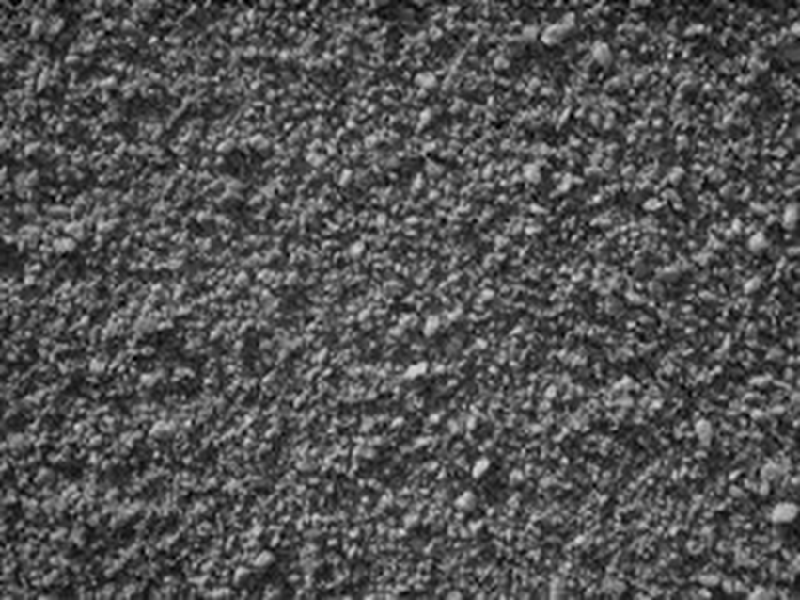
//> input picture sonar_sim_cloud/cloudImgs/stucci1.jpg, 800 x 600 px
$ ./sonar_blob ../sonar_sim_cloud/cloudImgs/stucci1.jpg   (built with g++ and OpenCV 4)
//> lines starting //> are read from the running program, lines starting //| are printed output that depends on the picture; after the words box and inside, x2 and y2 are one past the last pixel; in counts of white or black regions, pixels touching at a corner belong together
#include "opencv2/imgproc/imgproc.hpp"
#include "opencv2/highgui/highgui.hpp"
#include <iostream>
#include <stdlib.h>
#include <stdio.h>

using namespace cv;
using namespace std;

Mat src_img, gray_img, filter_img, binary_img, morph_img_tmp, morph_img, components_img, boxes_img;
RNG rng(12345);
int filter_type = 0;
int thresh_level = 100;
int thresh_type = 3;
int morph_type = 0;
int morph_size = 1;
int morph_iterations = 2;
const int max_filter_type = 2;
const int max_thresh_level = 255;
const int max_thresh_type = 4;
const int max_morph_type = 2;
const int max_morph_size = 5;
const int max_morph_iterations = 10;
const int max_BINARY_value = 255;

//Image Window Names
char input_window[] = "Input Image";
char gray_window[] = "Gray Image";
char filtered_window[] = "Filtered Image";
char thresh_window[] = "Thresholded Binary Image";
char erode_dilate_window[] = "Erode Dilate Image";
char components_window[] = "Connected Components Image";
char bounding_boxes_window[] = "Bounding Boxes Image";

//Trackbar Names
char filter_type_tbar[] = "Filtering Method: \n 0: None \n 1: Histogram Eq \n 2: Dynamic Thresholding";
char thresh_level_tbar[] = "Threshold Value";
char thresh_type_tbar[] = "Threshold Type: \n 0: Binary \n 1: Binary Inverted \n 2: Truncate \n 3: To Zero \n 4: To Zero Inverted";
char morph_type_tbar[] = "Erode/Dilate Element:\n 0: Rect \n 1: Cross \n 2: Ellipse";
char morph_size_tbar[] = "Erode/Dilate Kernel size:\n 2n +1";
char morph_iterations_tbar[] =  "Erode/Dilate Iterations";


static void Components(int, void*)
{
    vector<vector<Point> > contours;
    vector<Vec4i> hierarchy;

    findContours( morph_img, contours, hierarchy, CV_RETR_CCOMP, CV_CHAIN_APPROX_SIMPLE );

    /// Approximate contours to polygons + get bounding rects and circles
    vector<vector<Point> > contours_poly( contours.size() );
    vector<Rect> boundRect( contours.size() );
    vector<Point2f>center( contours.size() );
    vector<float>radius( contours.size() );

    for( int i = 0; i < contours.size(); i++ )
      { approxPolyDP( Mat(contours[i]), contours_poly[i], 3, true );
	boundRect[i] = boundingRect( Mat(contours_poly[i]) );
	//minEnclosingCircle( (Mat)contours_poly[i], center[i], radius[i] );
      }
    /// Draw polygonal contour + bonding rects + circles
    boxes_img = Mat::zeros( src_img.size(), CV_8UC3 );
    for( int i = 0; i< contours.size(); i++ )
      {
	Scalar color = Scalar( rng.uniform(0, 255), rng.uniform(0,255), rng.uniform(0,255) );
	drawContours( boxes_img, contours_poly, i, color, 1, 8, vector<Vec4i>(), 0, Point() );
	rectangle( boxes_img, boundRect[i].tl(), boundRect[i].br(), color, 2, 8, 0 );
	//circle( drawing, center[i], (int)radius[i], color, 2, 8, 0 );
      }
    /// Show in a window
    imshow( bounding_boxes_window, boxes_img );

    components_img = Mat::zeros(src_img.size(), CV_8UC3);

    if( !contours.empty() && !hierarchy.empty() )
    {
        // iterate through all the top-level contours,
        // draw each connected component with its own random color
        int idx = 0;
        for( ; idx >= 0; idx = hierarchy[idx][0] )
        {
            Scalar color( (rand()&255), (rand()&255), (rand()&255) );
            drawContours( components_img, contours, idx, color, CV_FILLED, 8, hierarchy );
        }
    }

    imshow( components_window, components_img );
}

/**
 * @function Morphology
 */
void Morphology( int, void* )
{
  int morph_elem = 0;
  if( morph_type == 0 ){morph_elem  = MORPH_RECT; }
  else if( morph_type == 1 ){ morph_elem = MORPH_CROSS; }
  else if( morph_type == 2) { morph_elem = MORPH_ELLIPSE; }

  Mat element = getStructuringElement( morph_elem,
                       Size( 2*morph_size + 1, 2*morph_size+1 ),
                       Point( morph_size, morph_size ) );
  /// Apply the erosion operation
  erode( binary_img, morph_img_tmp, element, Point(-1,-1), morph_iterations );
  dilate(morph_img_tmp, morph_img, element, Point(-1,-1), morph_iterations );
  imshow( erode_dilate_window, morph_img );

  Components(0,0);
}

/**
 * @function Threshold
 */
void Threshold( int, void* )
{
  /* 0: Binary
     1: Binary Inverted
     2: Threshold Truncated
     3: Threshold to Zero
     4: Threshold to Zero Inverted
   */

  threshold( filter_img, binary_img, thresh_level, max_BINARY_value,thresh_type );

  imshow( thresh_window, binary_img );

  Morphology(0,0);
}

/**
 * @function Filter
 */
void Filter( int, void* )
{

  switch(filter_type){
  case 0:
    filter_img = gray_img.clone();
    break;  //No Filtering
  case 1:
    equalizeHist(gray_img, filter_img);
    break;
  case 2:
    adaptiveThreshold(gray_img, filter_img, max_BINARY_value, ADAPTIVE_THRESH_GAUSSIAN_C, THRESH_BINARY,3,0);  // Last two arguments are blocksize and Constant subtracted from mean
    break;
  default:
    break;
  }

  imshow( filtered_window, filter_img );

  Threshold(0,0);
}


static void help()
{
    cout << "\n This program demonstrates connected components and use of the trackbar\n"
             "Usage: \n"
             "  ./connected_components <image(stuff.jpg as default)>\n"
             "The image is converted to grayscale and displayed, another image has a trackbar\n"
             "that controls thresholding and thereby the extracted contours which are drawn in color\n";
}

int main( int argc, const char** argv )
{
    help();

    src_img = imread(argv[1]);
//> src_img is the input picture: 600 rows x 800 cols, CV_8UC3; min 0, max 223, mean 82.3

    if(src_img.empty())
    {
        cout << "Could not read input image file: " << argv[1] << endl;
        return -1;
    }

    //Create Image Windows
    namedWindow(input_window, WINDOW_AUTOSIZE);
    namedWindow(gray_window, WINDOW_AUTOSIZE);
    namedWindow(filtered_window, WINDOW_AUTOSIZE);
    namedWindow(thresh_window, WINDOW_AUTOSIZE);
    namedWindow(erode_dilate_window, WINDOW_AUTOSIZE);
    namedWindow(components_window, WINDOW_AUTOSIZE);
    namedWindow(bounding_boxes_window, WINDOW_AUTOSIZE);

    //Create Trackbars
    createTrackbar( filter_type_tbar,
                  filtered_window, &filter_type,
                  max_filter_type, Filter );

    createTrackbar( thresh_level_tbar,
                  thresh_window, &thresh_level,
                  max_thresh_level, Threshold );

    createTrackbar( thresh_type_tbar,
                  thresh_window, &thresh_type,
                  max_thresh_type, Threshold );

    createTrackbar( morph_type_tbar,
                  erode_dilate_window, &morph_type,
                  max_morph_type, Morphology );

    createTrackbar( morph_size_tbar,
                  erode_dilate_window, &morph_size,
                  max_morph_size, Morphology );

    createTrackbar( morph_iterations_tbar,
		  erode_dilate_window, &morph_iterations,
                  max_morph_iterations, Morphology );

    //Show Original Image
    imshow(input_window, src_img );

    //Get Gray Image
    cvtColor(src_img, gray_img, COLOR_BGR2GRAY);
    imshow(gray_window, gray_img);

    //Default Start
    Filter(0,0);
//> in Morphology, `dilate(morph_img_tmp, morph_img, element, Point(-1,-1), morph_iteratio..`:
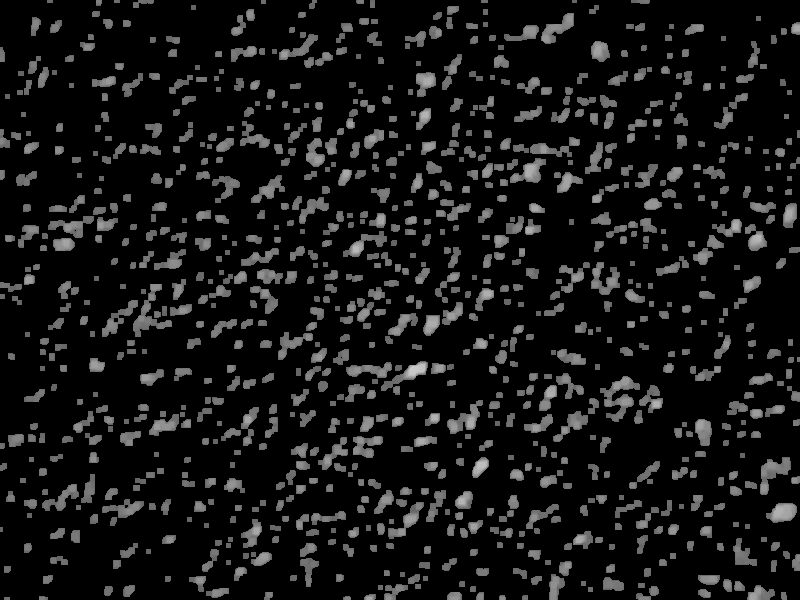
//> morph_img: 600 rows x 800 cols, CV_8UC1; min 0, max 200, mean 21.3
//> in Components, `findContours( morph_img, contours, hierarchy, CV_RETR_CCOMP, CV_CHAIN_..`: contours = 919 contours, 134 with area under 20; largest, box (x1, y1, x2, y2) and area: (600, 376, 640, 422) 698, (133, 284, 172, 337) 574, (760, 457, 791, 495) 520, (447, 400, 483, 434) 471, (381, 361, 428, 395) 470
//> in Components, `vector<vector<Point> > contours_poly( contours.size() );`: contours_poly = 919 empty contours
//> after the loop in Components, `for( int i = 0; i < contours.size(); i++ )`: contours_poly = 919 contours, 159 with area under 20; largest, box (x1, y1, x2, y2) and area: (600, 376, 640, 422) 714, (133, 284, 172, 337) 557, (761, 457, 790, 495) 495, (591, 262, 620, 295) 488, (381, 362, 428, 395) 482; boundRect = 919 Rects (x, y, width, height), first 8: [4, 597, 6, 3], [343, 597, 8, 3], [39, 596, 9, 4], [522, 595, 6, 5], [499, 595, 7, 5], [364, 594, 12, 6], [781, 592, 6, 8], [476, 592, 8, 8]
//> after the loop in Components, `for( ; idx >= 0; idx = hierarchy[idx][0] )`: idx = -1
    Threshold(0,0);
//> in Components (call 2), `vector<vector<Point> > contours_poly( contours.size() );`: contours_poly = 919 empty contours
//> after the loop in Components (call 2), `for( int i = 0; i < contours.size(); i++ )`: contours_poly = 919 contours, 159 with area under 20; largest, box (x1, y1, x2, y2) and area: (600, 376, 640, 422) 714, (133, 284, 172, 337) 557, (761, 457, 790, 495) 495, (591, 262, 620, 295) 488, (381, 362, 428, 395) 482
//> after the loop in Components (call 2), `for( int i = 0; i< contours.size(); i++ )`:
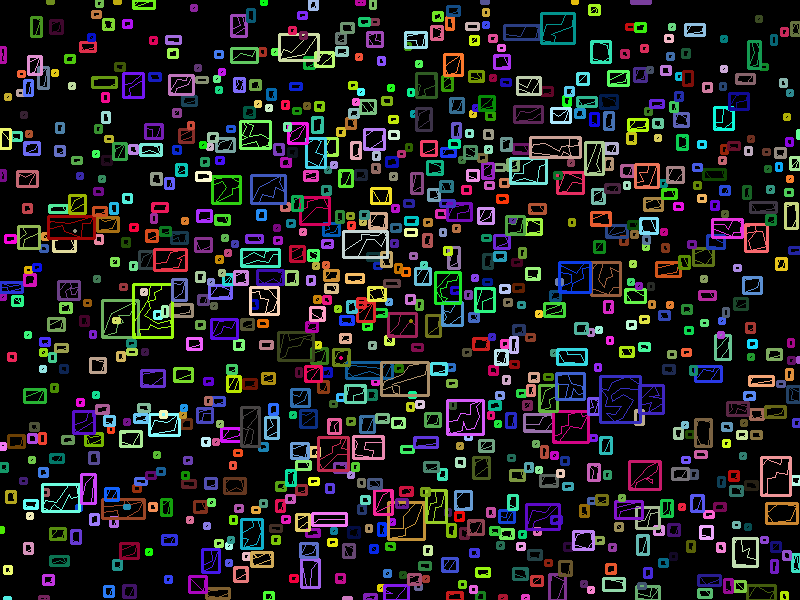
//> boxes_img: 600 rows x 800 cols, CV_8UC3; mean B, G, R 31.4, 30.2, 30.4
//> after the loop in Components (call 2), `for( ; idx >= 0; idx = hierarchy[idx][0] )`:
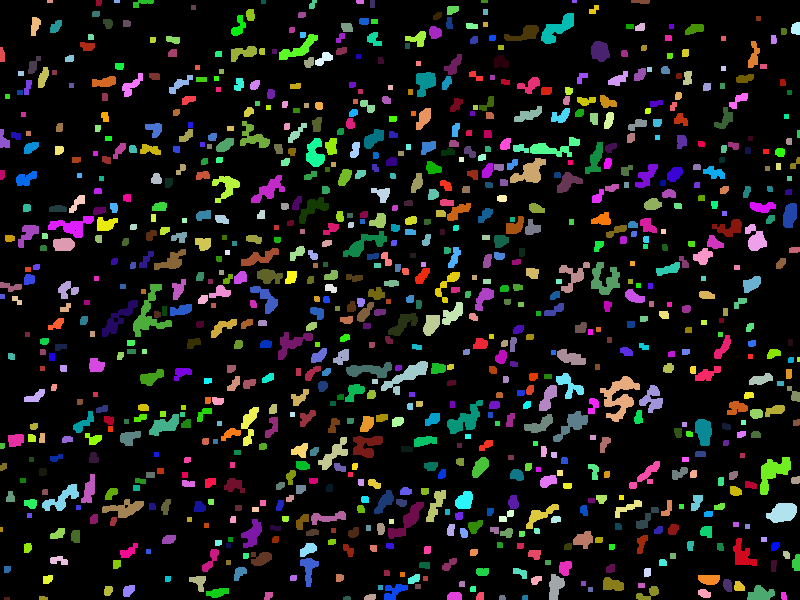
//> components_img: 600 rows x 800 cols, CV_8UC3; mean B, G, R 21.7, 23.2, 23.3
//> after the loop in Components (call 2), `for( ; idx >= 0; idx = hierarchy[idx][0] )`: idx = -1
    Morphology(0,0);
//> in Components (call 3), `vector<vector<Point> > contours_poly( contours.size() );`: contours_poly = 919 empty contours
//> after the loop in Components (call 3), `for( int i = 0; i < contours.size(); i++ )`: contours_poly = 919 contours, 159 with area under 20; largest, box (x1, y1, x2, y2) and area: (600, 376, 640, 422) 714, (133, 284, 172, 337) 557, (761, 457, 790, 495) 495, (591, 262, 620, 295) 488, (381, 362, 428, 395) 482
//> after the loop in Components (call 3), `for( int i = 0; i< contours.size(); i++ )`:
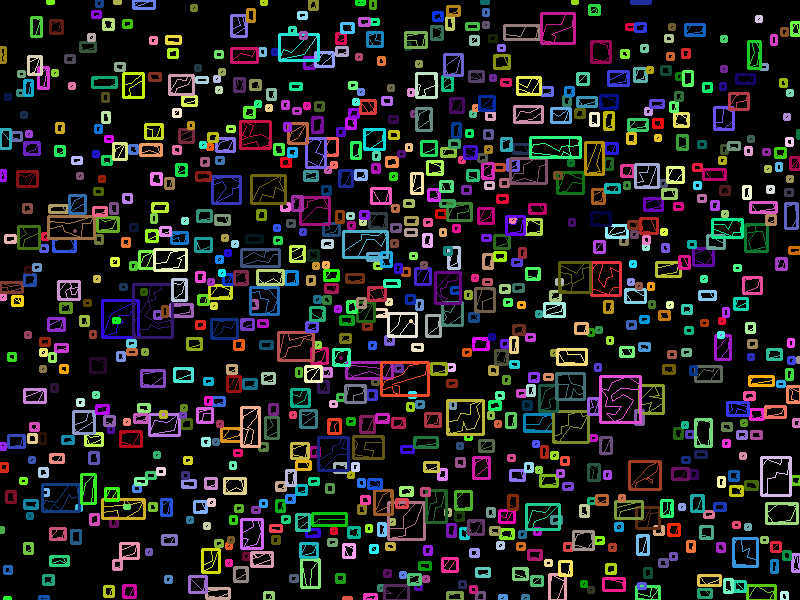
//> boxes_img: 600 rows x 800 cols, CV_8UC3; mean B, G, R 30.7, 31.1, 31.3
//> after the loop in Components (call 3), `for( ; idx >= 0; idx = hierarchy[idx][0] )`:
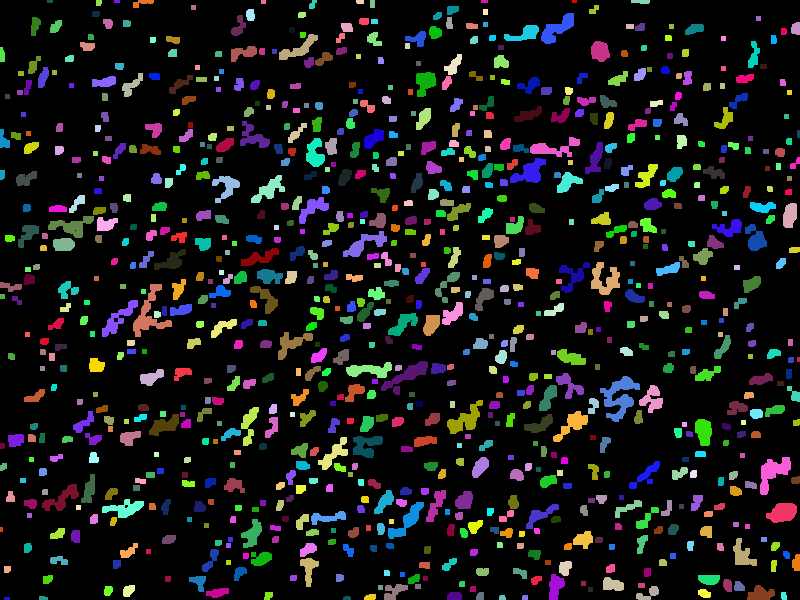
//> components_img: 600 rows x 800 cols, CV_8UC3; mean B, G, R 23.3, 23, 22.4
//> after the loop in Components (call 3), `for( ; idx >= 0; idx = hierarchy[idx][0] )`: idx = -1
    Components(0,0);
//> in Components (call 4), `vector<vector<Point> > contours_poly( contours.size() );`: contours_poly = 919 empty contours
//> after the loop in Components (call 4), `for( int i = 0; i < contours.size(); i++ )`: contours_poly = 919 contours, 159 with area under 20; largest, box (x1, y1, x2, y2) and area: (600, 376, 640, 422) 714, (133, 284, 172, 337) 557, (761, 457, 790, 495) 495, (591, 262, 620, 295) 488, (381, 362, 428, 395) 482
//> after the loop in Components (call 4), `for( int i = 0; i< contours.size(); i++ )`:
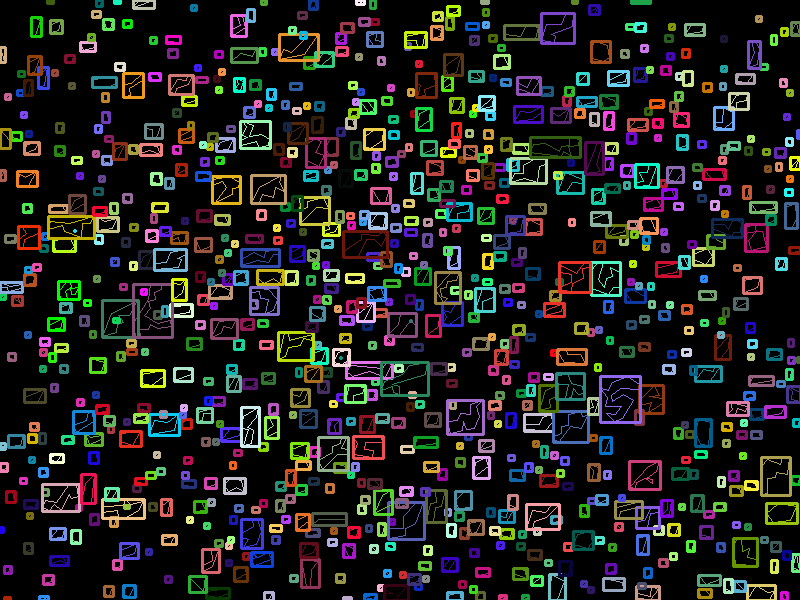
//> boxes_img: 600 rows x 800 cols, CV_8UC3; mean B, G, R 29, 30.8, 31
//> after the loop in Components (call 4), `for( ; idx >= 0; idx = hierarchy[idx][0] )`:
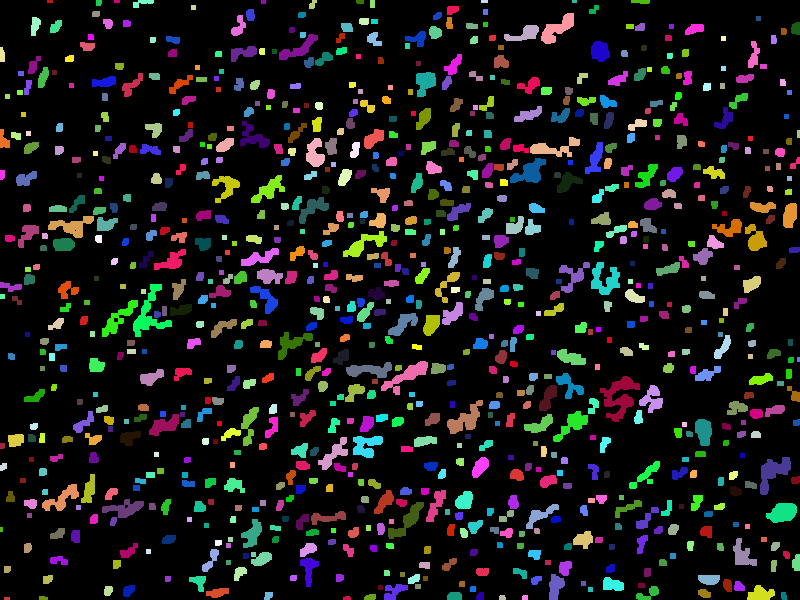
//> components_img: 600 rows x 800 cols, CV_8UC3; mean B, G, R 23, 23, 23.2
//> after the loop in Components (call 4), `for( ; idx >= 0; idx = hierarchy[idx][0] )`: idx = -1

    waitKey(0);
    imwrite("output.png", boxes_img);
    return 0;
}
